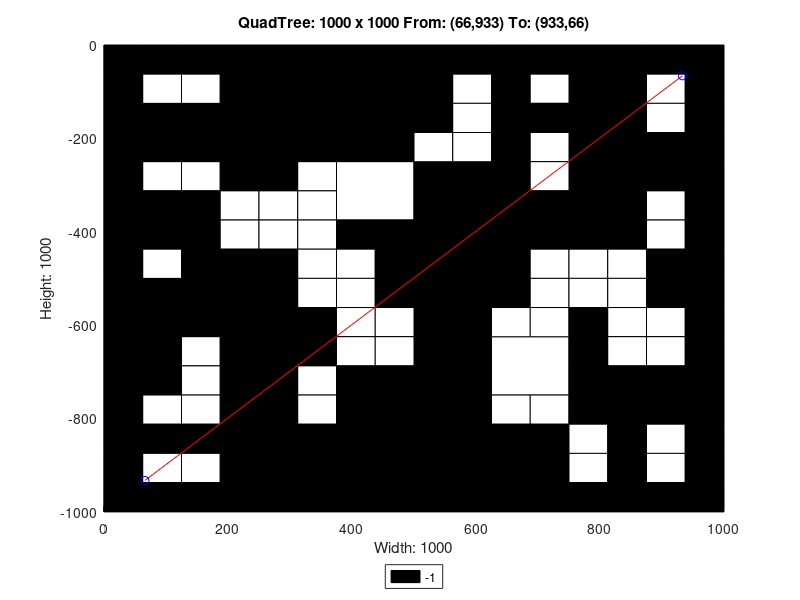

This figure's MATLAB source:
axis([0 1000 -1000 0]);
title('QuadTree: 1000 x 1000 From: (66,933) To: (933,66)');
xlabel('Width: 1000');
ylabel('Height: 1000');
rectangle('Position',[250 -250 250 250], 'FaceColor',[0 0 0]);
rectangle('Position',[0 -250 125 125], 'FaceColor',[0 0 0]);
rectangle('Position',[125 -250 125 125], 'FaceColor',[0 0 0]);
rectangle('Position',[375 -375 125 125], 'FaceColor',[1 1 1]);
rectangle('Position',[750 -125 125 125], 'FaceColor',[0 0 0]);
rectangle('Position',[750 -250 125 125], 'FaceColor',[0 0 0]);
rectangle('Position',[500 -375 125 125], 'FaceColor',[0 0 0]);
rectangle('Position',[500 -500 125 125], 'FaceColor',[0 0 0]);
rectangle('Position',[750 -375 125 125], 'FaceColor',[0 0 0]);
rectangle('Position',[0 -625 125 125], 'FaceColor',[0 0 0]);
rectangle('Position',[125 -625 125 125], 'FaceColor',[0 0 0]);
rectangle('Position',[0 -750 125 125], 'FaceColor',[0 0 0]);
rectangle('Position',[375 -875 125 125], 'FaceColor',[0 0 0]);
rectangle('Position',[250 -1000 125 125], 'FaceColor',[0 0 0]);
rectangle('Position',[375 -1000 125 125], 'FaceColor',[0 0 0]);
rectangle('Position',[500 -625 125 125], 'FaceColor',[0 0 0]);
rectangle('Position',[500 -750 125 125], 'FaceColor',[0 0 0]);
rectangle('Position',[625 -750 125 125], 'FaceColor',[1 1 1]);
rectangle('Position',[500 -875 125 125], 'FaceColor',[0 0 0]);
rectangle('Position',[500 -1000 125 125], 'FaceColor',[0 0 0]);
rectangle('Position',[625 -1000 125 125], 'FaceColor',[0 0 0]);
rectangle('Position',[0 -62.5 62.5 62.5], 'FaceColor',[0 0 0]);
rectangle('Position',[62.5 -62.5 62.5 62.5], 'FaceColor',[0 0 0]);
rectangle('Position',[0 -125 62.5 62.5], 'FaceColor',[0 0 0]);
rectangle('Position',[62.5 -125 62.5 62.5], 'FaceColor',[1 1 1]);
rectangle('Position',[125 -62.5 62.5 62.5], 'FaceColor',[0 0 0]);
rectangle('Position',[187.5 -62.5 62.5 62.5], 'FaceColor',[0 0 0]);
rectangle('Position',[125 -125 62.5 62.5], 'FaceColor',[1 1 1]);
rectangle('Position',[187.5 -125 62.5 62.5], 'FaceColor',[0 0 0]);
rectangle('Position',[0 -312.5 62.5 62.5], 'FaceColor',[0 0 0]);
rectangle('Position',[62.5 -312.5 62.5 62.5], 'FaceColor',[1 1 1]);
rectangle('Position',[0 -375 62.5 62.5], 'FaceColor',[0 0 0]);
rectangle('Position',[62.5 -375 62.5 62.5], 'FaceColor',[0 0 0]);
rectangle('Position',[125 -312.5 62.5 62.5], 'FaceColor',[1 1 1]);
rectangle('Position',[187.5 -312.5 62.5 62.5], 'FaceColor',[0 0 0]);
rectangle('Position',[125 -375 62.5 62.5], 'FaceColor',[0 0 0]);
rectangle('Position',[187.5 -375 62.5 62.5], 'FaceColor',[1 1 1]);
rectangle('Position',[0 -437.5 62.5 62.5], 'FaceColor',[0 0 0]);
rectangle('Position',[62.5 -437.5 62.5 62.5], 'FaceColor',[0 0 0]);
rectangle('Position',[0 -500 62.5 62.5], 'FaceColor',[0 0 0]);
rectangle('Position',[62.5 -500 62.5 62.5], 'FaceColor',[1 1 1]);
rectangle('Position',[125 -437.5 62.5 62.5], 'FaceColor',[0 0 0]);
rectangle('Position',[187.5 -437.5 62.5 62.5], 'FaceColor',[1 1 1]);
rectangle('Position',[125 -500 62.5 62.5], 'FaceColor',[0 0 0]);
rectangle('Position',[187.5 -500 62.5 62.5], 'FaceColor',[0 0 0]);
rectangle('Position',[250 -312.5 62.5 62.5], 'FaceColor',[0 0 0]);
rectangle('Position',[312.5 -312.5 62.5 62.5], 'FaceColor',[1 1 1]);
rectangle('Position',[250 -375 62.5 62.5], 'FaceColor',[1 1 1]);
rectangle('Position',[312.5 -375 62.5 62.5], 'FaceColor',[1 1 1]);
rectangle('Position',[250 -437.5 62.5 62.5], 'FaceColor',[1 1 1]);
rectangle('Position',[312.5 -437.5 62.5 62.5], 'FaceColor',[1 1 1]);
rectangle('Position',[250 -500 62.5 62.5], 'FaceColor',[0 0 0]);
rectangle('Position',[312.5 -500 62.5 62.5], 'FaceColor',[1 1 1]);
rectangle('Position',[375 -437.5 62.5 62.5], 'FaceColor',[0 0 0]);
rectangle('Position',[437.5 -437.5 62.5 62.5], 'FaceColor',[0 0 0]);
rectangle('Position',[375 -500 62.5 62.5], 'FaceColor',[1 1 1]);
rectangle('Position',[437.5 -500 62.5 62.5], 'FaceColor',[0 0 0]);
rectangle('Position',[500 -62.5 62.5 62.5], 'FaceColor',[0 0 0]);
rectangle('Position',[562.5 -62.5 62.5 62.5], 'FaceColor',[0 0 0]);
rectangle('Position',[500 -125 62.5 62.5], 'FaceColor',[0 0 0]);
rectangle('Position',[562.5 -125 62.5 62.5], 'FaceColor',[1 1 1]);
rectangle('Position',[625 -62.5 62.5 62.5], 'FaceColor',[0 0 0]);
rectangle('Position',[687.5 -62.5 62.5 62.5], 'FaceColor',[0 0 0]);
rectangle('Position',[625 -125 62.5 62.5], 'FaceColor',[0 0 0]);
rectangle('Position',[687.5 -125 62.5 62.5], 'FaceColor',[1 1 1]);
rectangle('Position',[500 -187.5 62.5 62.5], 'FaceColor',[0 0 0]);
rectangle('Position',[562.5 -187.5 62.5 62.5], 'FaceColor',[1 1 1]);
rectangle('Position',[500 -250 62.5 62.5], 'FaceColor',[1 1 1]);
rectangle('Position',[562.5 -250 62.5 62.5], 'FaceColor',[1 1 1]);
rectangle('Position',[625 -187.5 62.5 62.5], 'FaceColor',[0 0 0]);
rectangle('Position',[687.5 -187.5 62.5 62.5], 'FaceColor',[0 0 0]);
rectangle('Position',[625 -250 62.5 62.5], 'FaceColor',[0 0 0]);
rectangle('Position',[687.5 -250 62.5 62.5], 'FaceColor',[1 1 1]);
rectangle('Position',[875 -62.5 62.5 62.5], 'FaceColor',[0 0 0]);
rectangle('Position',[937.5 -62.5 62.5 62.5], 'FaceColor',[0 0 0]);
rectangle('Position',[875 -125 62.5 62.5], 'FaceColor',[1 1 1]);
rectangle('Position',[937.5 -125 62.5 62.5], 'FaceColor',[0 0 0]);
rectangle('Position',[875 -187.5 62.5 62.5], 'FaceColor',[1 1 1]);
rectangle('Position',[937.5 -187.5 62.5 62.5], 'FaceColor',[0 0 0]);
rectangle('Position',[875 -250 62.5 62.5], 'FaceColor',[0 0 0]);
rectangle('Position',[937.5 -250 62.5 62.5], 'FaceColor',[0 0 0]);
rectangle('Position',[625 -312.5 62.5 62.5], 'FaceColor',[0 0 0]);
rectangle('Position',[687.5 -312.5 62.5 62.5], 'FaceColor',[1 1 1]);
rectangle('Position',[625 -375 62.5 62.5], 'FaceColor',[0 0 0]);
rectangle('Position',[687.5 -375 62.5 62.5], 'FaceColor',[0 0 0]);
rectangle('Position',[625 -437.5 62.5 62.5], 'FaceColor',[0 0 0]);
rectangle('Position',[687.5 -437.5 62.5 62.5], 'FaceColor',[0 0 0]);
rectangle('Position',[625 -500 62.5 62.5], 'FaceColor',[0 0 0]);
rectangle('Position',[687.5 -500 62.5 62.5], 'FaceColor',[1 1 1]);
rectangle('Position',[875 -312.5 62.5 62.5], 'FaceColor',[0 0 0]);
rectangle('Position',[937.5 -312.5 62.5 62.5], 'FaceColor',[0 0 0]);
rectangle('Position',[875 -375 62.5 62.5], 'FaceColor',[1 1 1]);
rectangle('Position',[937.5 -375 62.5 62.5], 'FaceColor',[0 0 0]);
rectangle('Position',[750 -437.5 62.5 62.5], 'FaceColor',[0 0 0]);
rectangle('Position',[812.5 -437.5 62.5 62.5], 'FaceColor',[0 0 0]);
rectangle('Position',[750 -500 62.5 62.5], 'FaceColor',[1 1 1]);
rectangle('Position',[812.5 -500 62.5 62.5], 'FaceColor',[1 1 1]);
rectangle('Position',[875 -437.5 62.5 62.5], 'FaceColor',[1 1 1]);
rectangle('Position',[937.5 -437.5 62.5 62.5], 'FaceColor',[0 0 0]);
rectangle('Position',[875 -500 62.5 62.5], 'FaceColor',[0 0 0]);
rectangle('Position',[937.5 -500 62.5 62.5], 'FaceColor',[0 0 0]);
rectangle('Position',[125 -687.5 62.5 62.5], 'FaceColor',[1 1 1]);
rectangle('Position',[187.5 -687.5 62.5 62.5], 'FaceColor',[0 0 0]);
rectangle('Position',[125 -750 62.5 62.5], 'FaceColor',[1 1 1]);
rectangle('Position',[187.5 -750 62.5 62.5], 'FaceColor',[0 0 0]);
rectangle('Position',[250 -562.5 62.5 62.5], 'FaceColor',[0 0 0]);
rectangle('Position',[312.5 -562.5 62.5 62.5], 'FaceColor',[1 1 1]);
rectangle('Position',[250 -625 62.5 62.5], 'FaceColor',[0 0 0]);
rectangle('Position',[312.5 -625 62.5 62.5], 'FaceColor',[0 0 0]);
rectangle('Position',[375 -562.5 62.5 62.5], 'FaceColor',[1 1 1]);
rectangle('Position',[437.5 -562.5 62.5 62.5], 'FaceColor',[0 0 0]);
rectangle('Position',[375 -625 62.5 62.5], 'FaceColor',[1 1 1]);
rectangle('Position',[437.5 -625 62.5 62.5], 'FaceColor',[1 1 1]);
rectangle('Position',[250 -687.5 62.5 62.5], 'FaceColor',[0 0 0]);
rectangle('Position',[312.5 -687.5 62.5 62.5], 'FaceColor',[0 0 0]);
rectangle('Position',[250 -750 62.5 62.5], 'FaceColor',[0 0 0]);
rectangle('Position',[312.5 -750 62.5 62.5], 'FaceColor',[1 1 1]);
rectangle('Position',[375 -687.5 62.5 62.5], 'FaceColor',[1 1 1]);
rectangle('Position',[437.5 -687.5 62.5 62.5], 'FaceColor',[1 1 1]);
rectangle('Position',[375 -750 62.5 62.5], 'FaceColor',[0 0 0]);
rectangle('Position',[437.5 -750 62.5 62.5], 'FaceColor',[0 0 0]);
rectangle('Position',[0 -812.5 62.5 62.5], 'FaceColor',[0 0 0]);
rectangle('Position',[62.5 -812.5 62.5 62.5], 'FaceColor',[1 1 1]);
rectangle('Position',[0 -875 62.5 62.5], 'FaceColor',[0 0 0]);
rectangle('Position',[62.5 -875 62.5 62.5], 'FaceColor',[0 0 0]);
rectangle('Position',[125 -812.5 62.5 62.5], 'FaceColor',[1 1 1]);
rectangle('Position',[187.5 -812.5 62.5 62.5], 'FaceColor',[0 0 0]);
rectangle('Position',[125 -875 62.5 62.5], 'FaceColor',[0 0 0]);
rectangle('Position',[187.5 -875 62.5 62.5], 'FaceColor',[0 0 0]);
rectangle('Position',[0 -937.5 62.5 62.5], 'FaceColor',[0 0 0]);
rectangle('Position',[62.5 -937.5 62.5 62.5], 'FaceColor',[1 1 1]);
rectangle('Position',[0 -1000 62.5 62.5], 'FaceColor',[0 0 0]);
rectangle('Position',[62.5 -1000 62.5 62.5], 'FaceColor',[0 0 0]);
rectangle('Position',[125 -937.5 62.5 62.5], 'FaceColor',[1 1 1]);
rectangle('Position',[187.5 -937.5 62.5 62.5], 'FaceColor',[0 0 0]);
rectangle('Position',[125 -1000 62.5 62.5], 'FaceColor',[0 0 0]);
rectangle('Position',[187.5 -1000 62.5 62.5], 'FaceColor',[0 0 0]);
rectangle('Position',[250 -812.5 62.5 62.5], 'FaceColor',[0 0 0]);
rectangle('Position',[312.5 -812.5 62.5 62.5], 'FaceColor',[1 1 1]);
rectangle('Position',[250 -875 62.5 62.5], 'FaceColor',[0 0 0]);
rectangle('Position',[312.5 -875 62.5 62.5], 'FaceColor',[0 0 0]);
rectangle('Position',[625 -562.5 62.5 62.5], 'FaceColor',[0 0 0]);
rectangle('Position',[687.5 -562.5 62.5 62.5], 'FaceColor',[1 1 1]);
rectangle('Position',[625 -625 62.5 62.5], 'FaceColor',[1 1 1]);
rectangle('Position',[687.5 -625 62.5 62.5], 'FaceColor',[1 1 1]);
rectangle('Position',[750 -562.5 62.5 62.5], 'FaceColor',[1 1 1]);
rectangle('Position',[812.5 -562.5 62.5 62.5], 'FaceColor',[1 1 1]);
rectangle('Position',[750 -625 62.5 62.5], 'FaceColor',[0 0 0]);
rectangle('Position',[812.5 -625 62.5 62.5], 'FaceColor',[1 1 1]);
rectangle('Position',[875 -562.5 62.5 62.5], 'FaceColor',[0 0 0]);
rectangle('Position',[937.5 -562.5 62.5 62.5], 'FaceColor',[0 0 0]);
rectangle('Position',[875 -625 62.5 62.5], 'FaceColor',[1 1 1]);
rectangle('Position',[937.5 -625 62.5 62.5], 'FaceColor',[0 0 0]);
rectangle('Position',[750 -687.5 62.5 62.5], 'FaceColor',[0 0 0]);
rectangle('Position',[812.5 -687.5 62.5 62.5], 'FaceColor',[1 1 1]);
rectangle('Position',[750 -750 62.5 62.5], 'FaceColor',[0 0 0]);
rectangle('Position',[812.5 -750 62.5 62.5], 'FaceColor',[0 0 0]);
rectangle('Position',[875 -687.5 62.5 62.5], 'FaceColor',[1 1 1]);
rectangle('Position',[937.5 -687.5 62.5 62.5], 'FaceColor',[0 0 0]);
rectangle('Position',[875 -750 62.5 62.5], 'FaceColor',[0 0 0]);
rectangle('Position',[937.5 -750 62.5 62.5], 'FaceColor',[0 0 0]);
rectangle('Position',[625 -812.5 62.5 62.5], 'FaceColor',[1 1 1]);
rectangle('Position',[687.5 -812.5 62.5 62.5], 'FaceColor',[1 1 1]);
rectangle('Position',[625 -875 62.5 62.5], 'FaceColor',[0 0 0]);
rectangle('Position',[687.5 -875 62.5 62.5], 'FaceColor',[0 0 0]);
rectangle('Position',[750 -812.5 62.5 62.5], 'FaceColor',[0 0 0]);
rectangle('Position',[812.5 -812.5 62.5 62.5], 'FaceColor',[0 0 0]);
rectangle('Position',[750 -875 62.5 62.5], 'FaceColor',[1 1 1]);
rectangle('Position',[812.5 -875 62.5 62.5], 'FaceColor',[0 0 0]);
rectangle('Position',[875 -812.5 62.5 62.5], 'FaceColor',[0 0 0]);
rectangle('Position',[937.5 -812.5 62.5 62.5], 'FaceColor',[0 0 0]);
rectangle('Position',[875 -875 62.5 62.5], 'FaceColor',[1 1 1]);
rectangle('Position',[937.5 -875 62.5 62.5], 'FaceColor',[0 0 0]);
rectangle('Position',[750 -937.5 62.5 62.5], 'FaceColor',[1 1 1]);
rectangle('Position',[812.5 -937.5 62.5 62.5], 'FaceColor',[0 0 0]);
rectangle('Position',[750 -1000 62.5 62.5], 'FaceColor',[0 0 0]);
rectangle('Position',[812.5 -1000 62.5 62.5], 'FaceColor',[0 0 0]);
rectangle('Position',[875 -937.5 62.5 62.5], 'FaceColor',[1 1 1]);
rectangle('Position',[937.5 -937.5 62.5 62.5], 'FaceColor',[0 0 0]);
rectangle('Position',[875 -1000 62.5 62.5], 'FaceColor',[0 0 0]);
rectangle('Position',[937.5 -1000 62.5 62.5], 'FaceColor',[0 0 0]);
X=[933,66];
Y=[-66,-933];
hold on;
plot(X,Y,'r');
plot(X,Y,'bo');
legend('-1','Location','southoutside');
